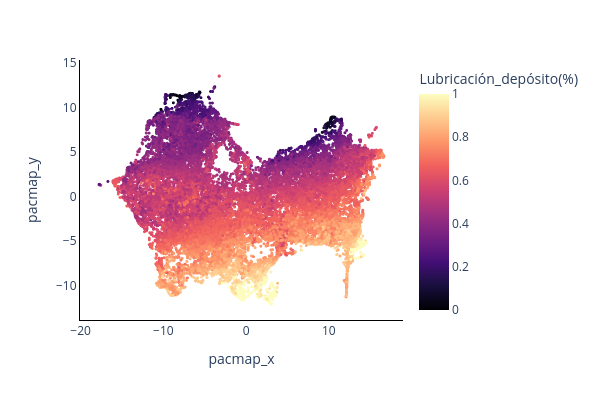

Here is the notebook cell this chart was saved with:
### Code cell
algorithm='pacmap'
scatterPlot2D(Manipulable.embedding, #[Manipulable.embedding[preData.manipulated_cr1[2]]>0.75], 
              x=f'{algorithm}_x', y=f'{algorithm}_y', color=preData.manipulated_cr1[2])

### Figure 1 — Plotly figure (JSON) as saved in the notebook; plotly's stock layout.template omitted (floating-point values rounded to 4 significant figures; data arrays with more than 128 entries replaced by an {"elided": "..."} marker saying what was removed)
{"data": [{"hovertemplate": "pacmap_x=%{x}<br>pacmap_y=%{y}<br>Lubricación_depósito(%)=%{marker.color}<extra></extra>", "legendgroup": "", "marker": {"color": {"elided": "29007 float values"}, "coloraxis": "coloraxis", "size": 3, "symbol": "circle"}, "mode": "markers", "name": "", "showlegend": false, "type": "scattergl", "x": {"elided": "29007 float values"}, "xaxis": "x", "y": {"elided": "29007 float values"}, "yaxis": "y"}], "layout": {"coloraxis": {"colorbar": {"title": {"text": "Lubricación_depósito(%)"}}, "colorscale": [[0, "#000004"], [0.1111, "#180f3d"], [0.2222, "#440f76"], [0.3333, "#721f81"], [0.4444, "#9e2f7f"], [0.5556, "#cd4071"], [0.6667, "#f1605d"], [0.7778, "#fd9668"], [0.8889, "#feca8d"], [1, "#fcfdbf"]]}, "height": 400, "legend": {"tracegroupgap": 0}, "margin": {"t": 60}, "paper_bgcolor": "rgba(255, 255, 255, 1)", "plot_bgcolor": "rgba(255, 255, 255, 1)", "width": 600, "xaxis": {"anchor": "y", "domain": [0, 1], "linecolor": "black", "showgrid": false, "showline": true, "title": {"text": "pacmap_x"}, "zeroline": false}, "yaxis": {"anchor": "x", "domain": [0, 1], "linecolor": "black", "showgrid": false, "showline": true, "title": {"text": "pacmap_y"}, "zeroline": false}}}
